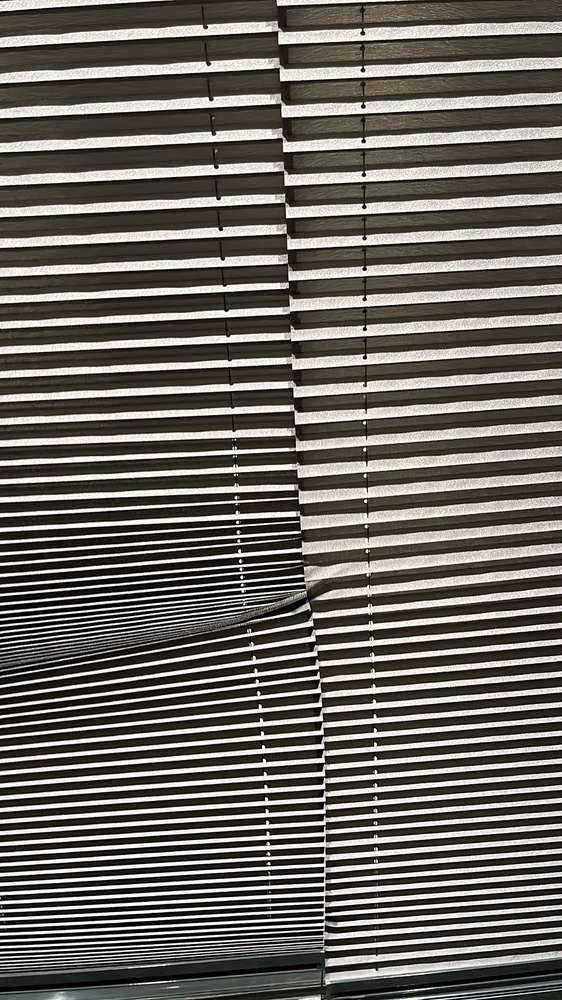
#> input picture hata ayıklama uygulama fotoğraflar/perde4.jpeg, 562 x 1000 px, shrunk from 1152 x 2048 before the run, found by its file name
$ python anaprojeresim4.py
#> lines starting #> are read from the running program, lines starting #| are printed output that depends on the picture; after the words box and inside, x2 and y2 are one past the last pixel; in counts of white or black regions, pixels touching at a corner belong together
import cv2
import numpy as np
import matplotlib.pyplot as plt

# Fotoğrafı oku
resim = cv2.imread("hata ayıklama uygulama fotoğraflar/perde4.jpeg")
#> resim is the input picture: shape (1000, 562, 3); mean B, G, R 97.1, 104.2, 107.5

# 1️⃣ Grileştirme + Kontrast artırma
gri = cv2.cvtColor(resim, cv2.COLOR_BGR2GRAY)
gri_kontrast = cv2.equalizeHist(gri)
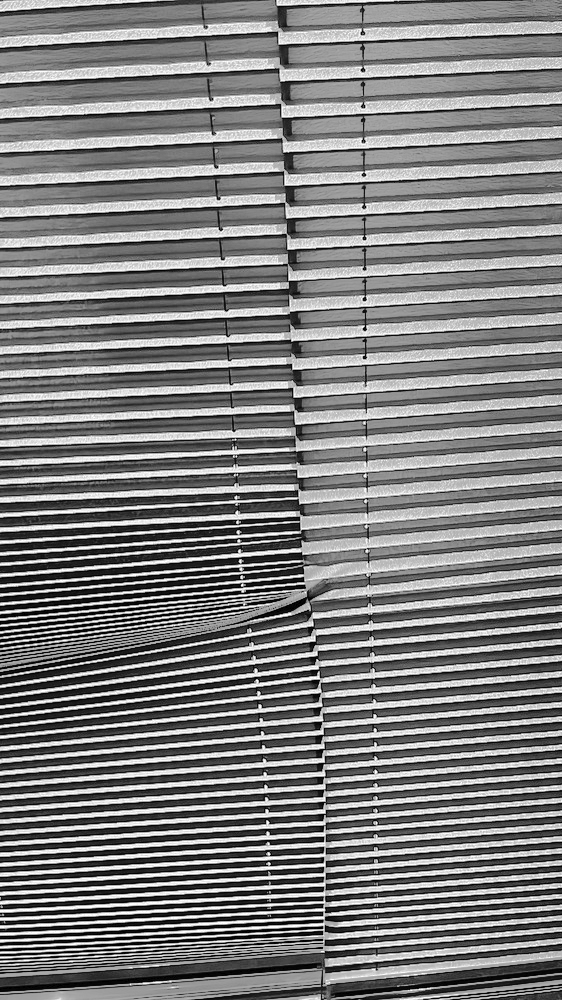
#> gri_kontrast: shape (1000, 562); min 0, max 255, mean 126.7

# 2️⃣ Gaussian Blur
blur = cv2.GaussianBlur(resim, (25, 25), 10)
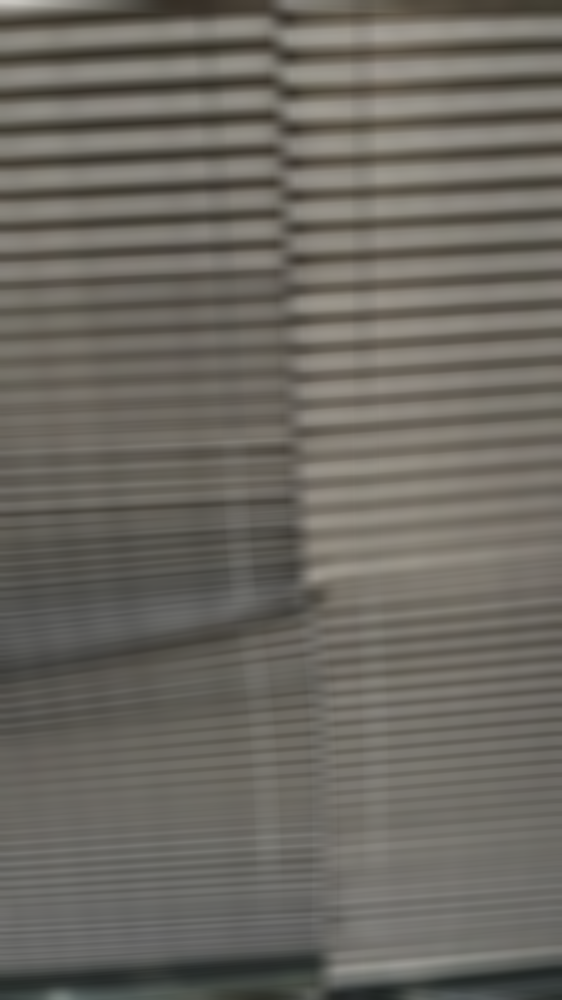
#> blur: shape (1000, 562, 3); mean B, G, R 97.1, 104.2, 107.5

# 3️⃣ Canny Kenar
kenar = cv2.Canny(gri, 30, 100)
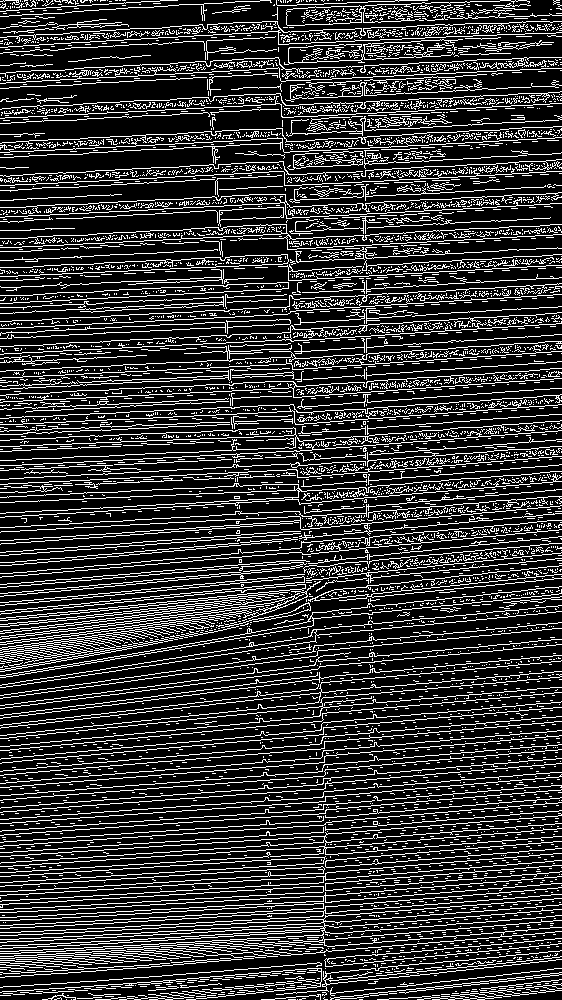
#> kenar: shape (1000, 562); 21.5% white in thin lines or dots

# 4️⃣ Sharpening
kernel_sharp = np.array([[-1, -1, -1],
                         [-1, 9, -1],
                         [-1, -1, -1]])
sharpen = cv2.filter2D(resim, -1, kernel_sharp)
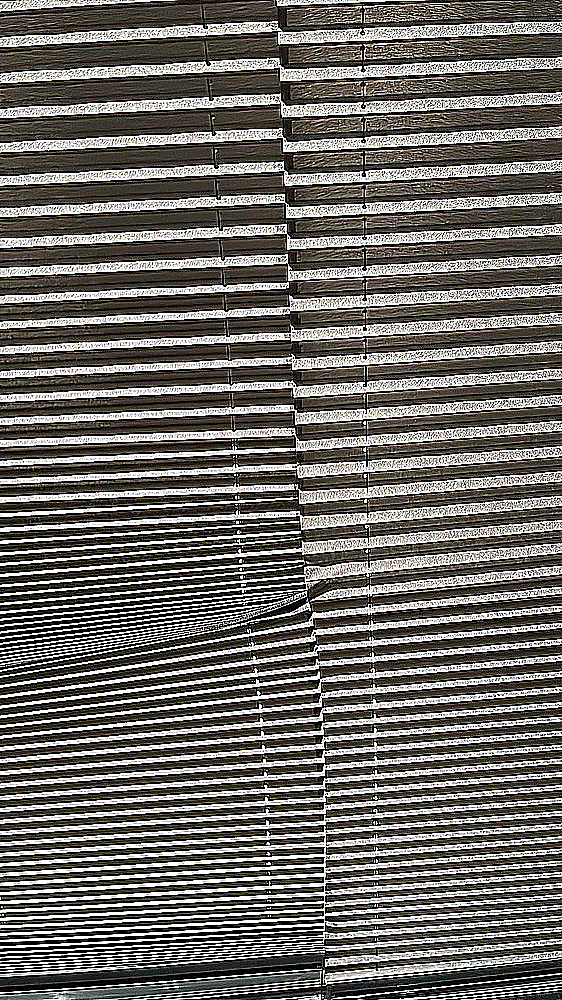
#> sharpen: shape (1000, 562, 3); mean B, G, R 100.3, 105.6, 108.1

# 5️⃣ Thresholding
_, thresh = cv2.threshold(gri_kontrast, 160, 255, cv2.THRESH_BINARY)
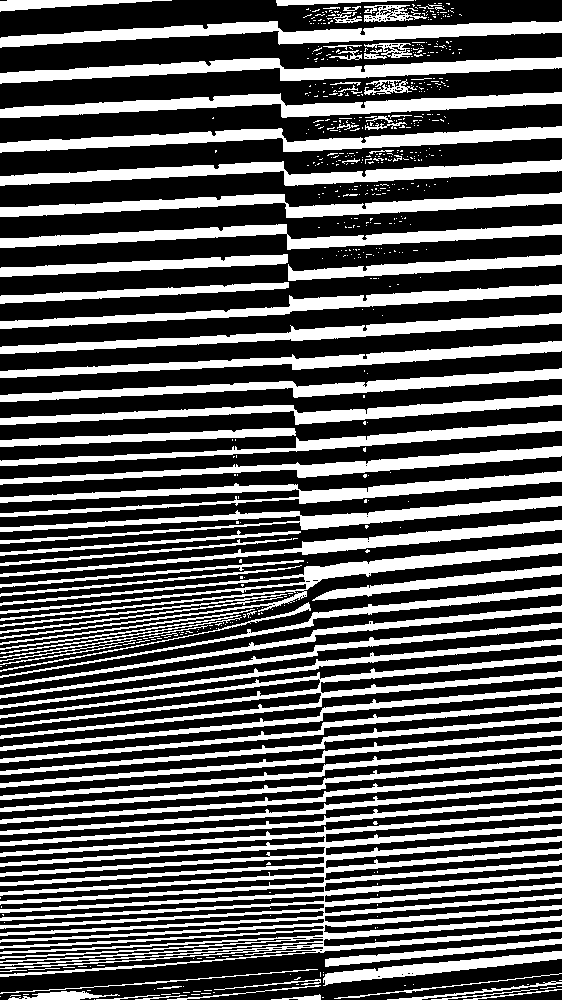
#> thresh: shape (1000, 562); 36.6% white; 607 white regions (517 under 20 px), largest, box (x1, y1, x2, y2) and area: (0, 811, 562, 977) 30858, (0, 655, 562, 739) 6642, (0, 21, 562, 48) 6514

# Görselleri listele
titlelist = ["Orijinal", "Grileştirme + Kontrast", "Gaussian Blur",
             "Canny Kenar", "Sharpening", "Thresholding"]
resimlist = [resim, gri_kontrast, blur, kenar, sharpen, thresh]

# Görselleri ekranda göster
plt.figure(figsize=(12,8))
for i in range(6):
    plt.subplot(2,3,i+1)
    if len(resimlist[i].shape) == 3:
        plt.imshow(cv2.cvtColor(resimlist[i], cv2.COLOR_BGR2RGB))
    else:
        plt.imshow(resimlist[i], cmap="gray")
    plt.title(titlelist[i])
    plt.axis("off")

plt.tight_layout()
plt.show()
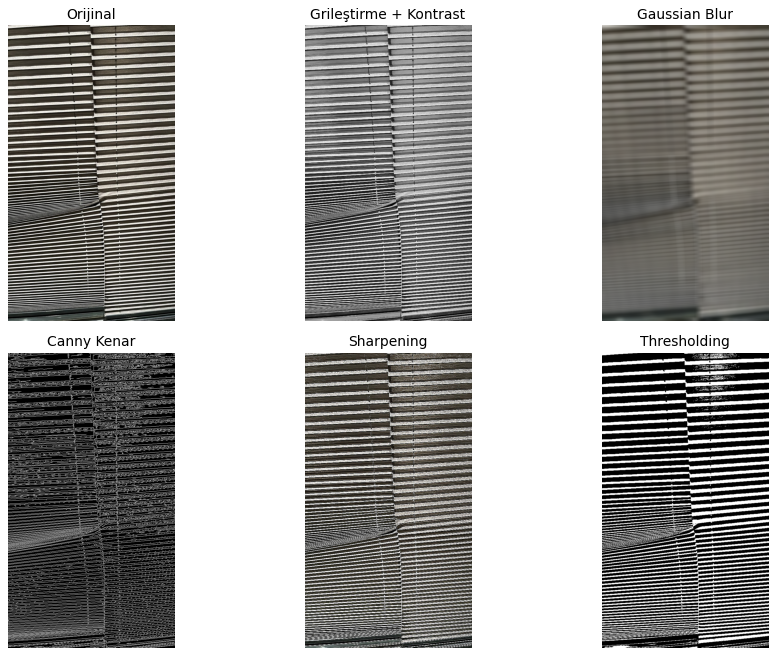
#> figure drawn by matplotlib, 6 panels

$ run again, with hata ayıklama uygulama fotoğraflar/perde1.jpeg copied over hata ayıklama uygulama fotoğraflar/perde4.jpeg
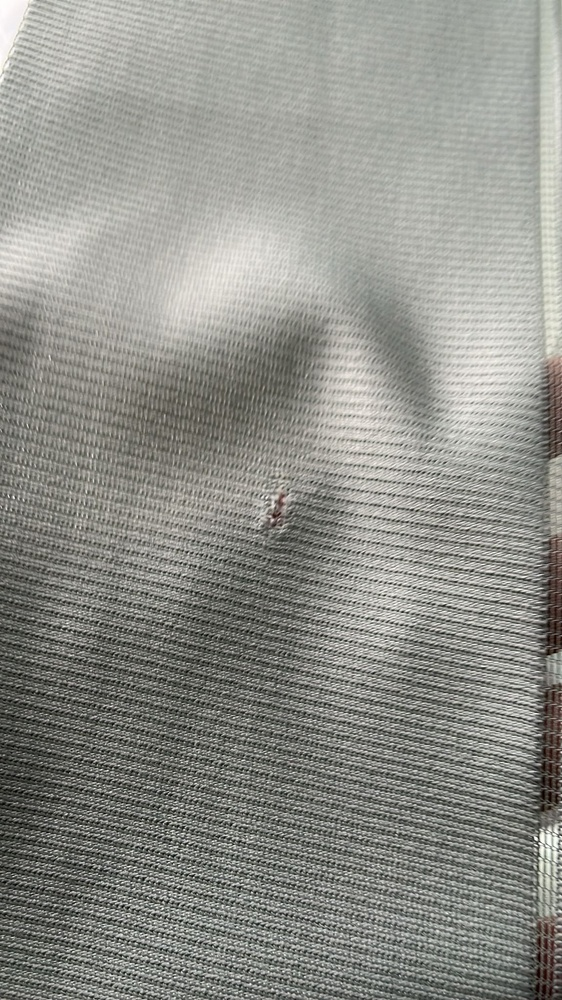
#> input picture hata ayıklama uygulama fotoğraflar/perde1.jpeg, 562 x 1000 px, shrunk from 1152 x 2048 before the run, found by its file name
#> resim is the input picture: shape (1000, 562, 3); mean B, G, R 137.8, 143.7, 143
#> `kenar = cv2.Canny(gri, 30, 100)`:
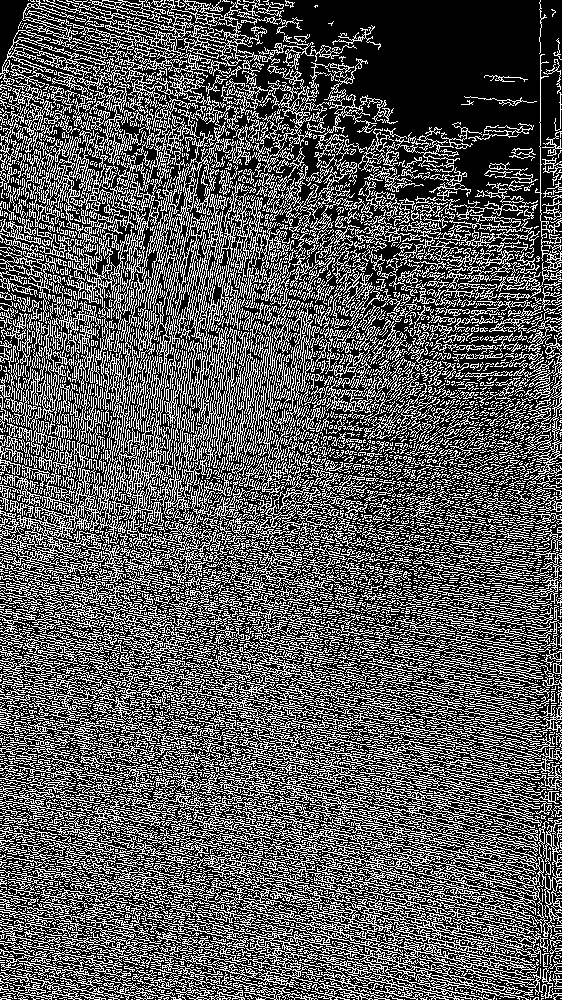
#> kenar: shape (1000, 562); 35.1% white in thin lines or dots
#> `_, thresh = cv2.threshold(gri_kontrast, 160, 255, cv2.THRESH_BINARY)`:
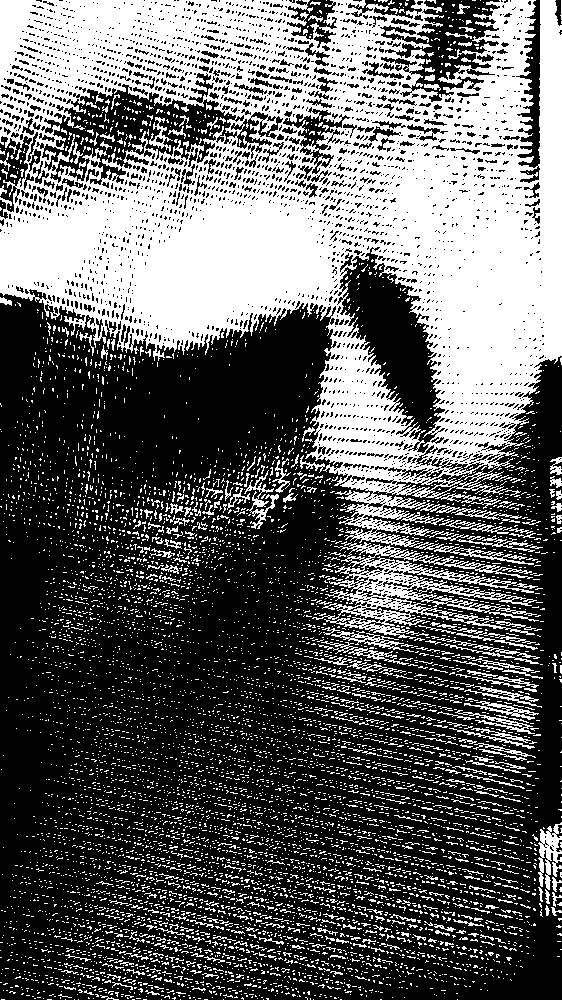
#> thresh: shape (1000, 562); 38.4% white; 8050 white regions (7717 under 20 px), largest, box (x1, y1, x2, y2) and area: (0, 0, 562, 547) 163721, (312, 541, 539, 639) 6869, (538, 822, 562, 890) 843

$ run again, with hata ayıklama uygulama fotoğraflar/perde2.jpeg copied over hata ayıklama uygulama fotoğraflar/perde4.jpeg
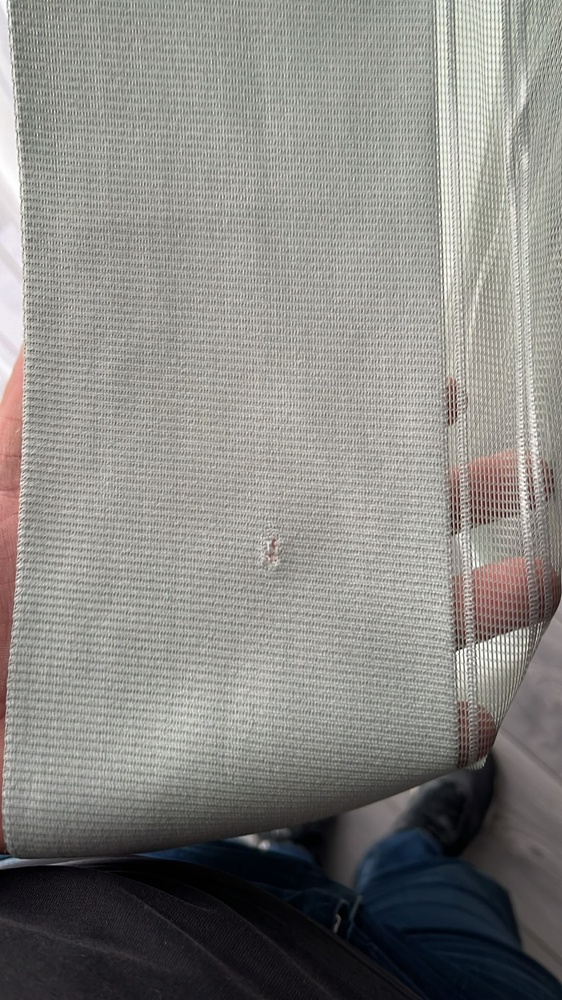
#> input picture hata ayıklama uygulama fotoğraflar/perde2.jpeg, 562 x 1000 px, shrunk from 1152 x 2048 before the run, found by its file name
#> resim is the input picture: shape (1000, 562, 3); mean B, G, R 130.4, 134, 135.1
#> `kenar = cv2.Canny(gri, 30, 100)`:
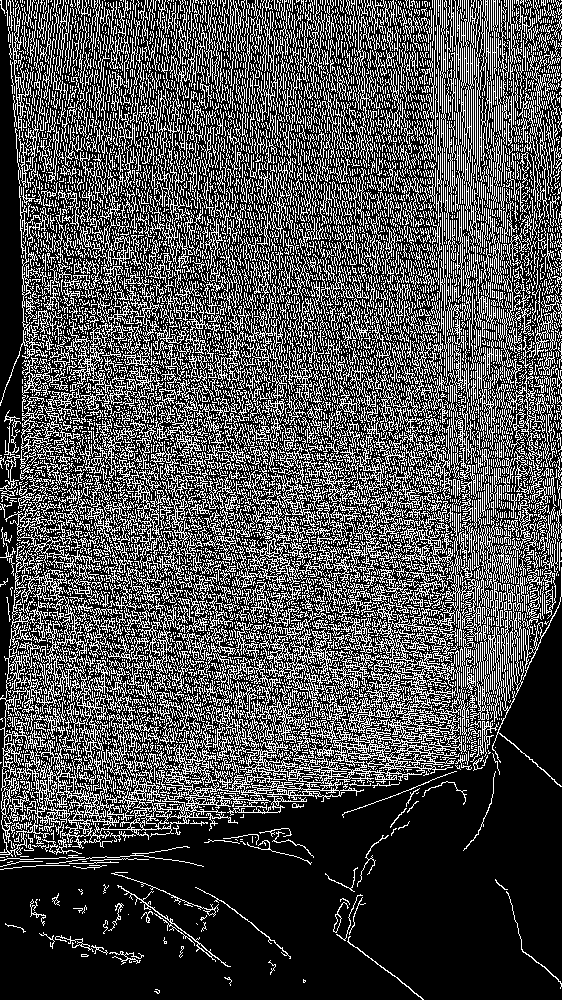
#> kenar: shape (1000, 562); 30.2% white in thin lines or dots
#> `_, thresh = cv2.threshold(gri_kontrast, 160, 255, cv2.THRESH_BINARY)`:
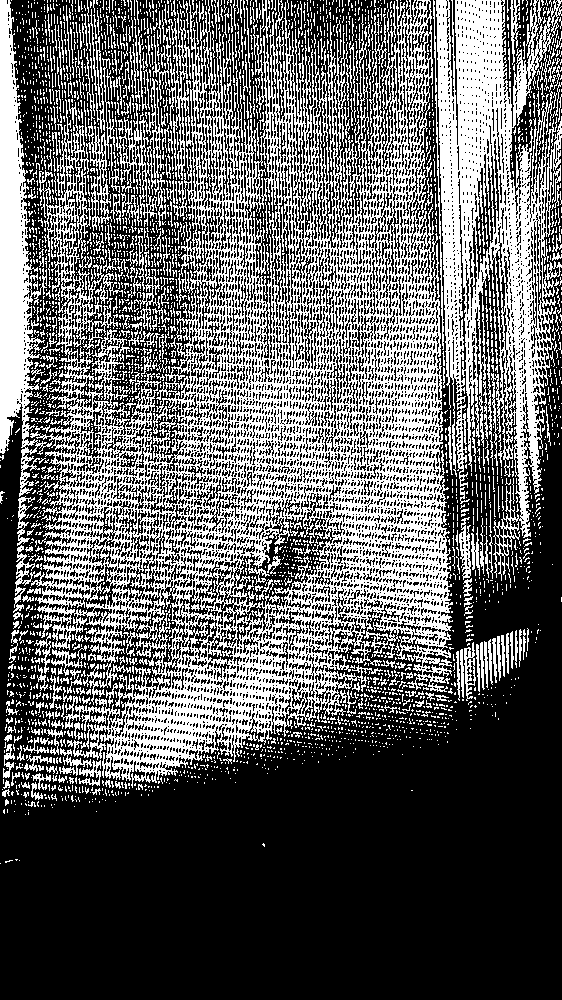
#> thresh: shape (1000, 562); 37.8% white in thin lines or dots, all inside (x1, y1, x2, y2) = (0, 0, 562, 864)

$ run again, with hata ayıklama uygulama fotoğraflar/perde3.jpeg copied over hata ayıklama uygulama fotoğraflar/perde4.jpeg
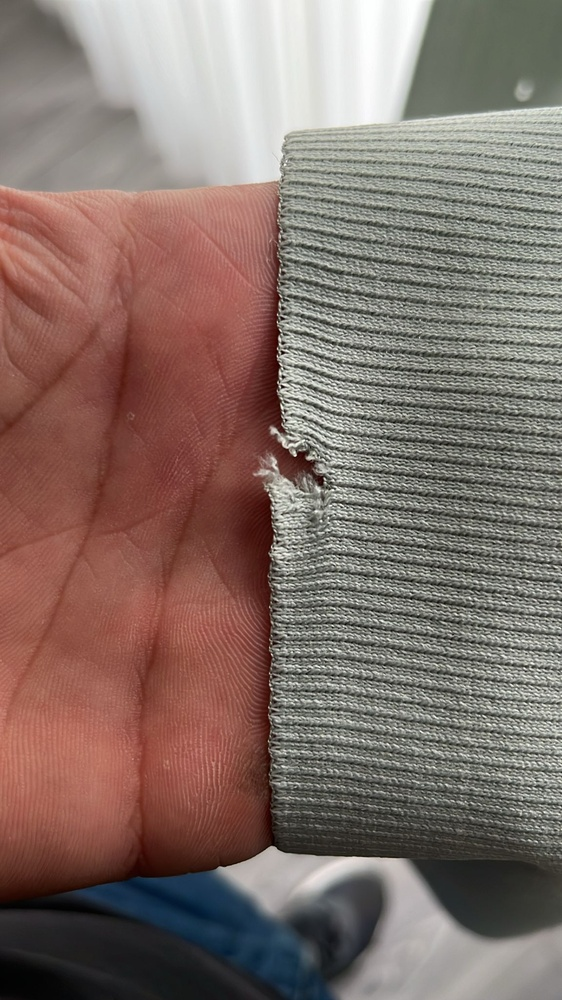
#> input picture hata ayıklama uygulama fotoğraflar/perde3.jpeg, 562 x 1000 px, shrunk from 1152 x 2048 before the run, found by its file name
#> resim is the input picture: shape (1000, 562, 3); mean B, G, R 105.9, 112.7, 131.1
#> `kenar = cv2.Canny(gri, 30, 100)`:
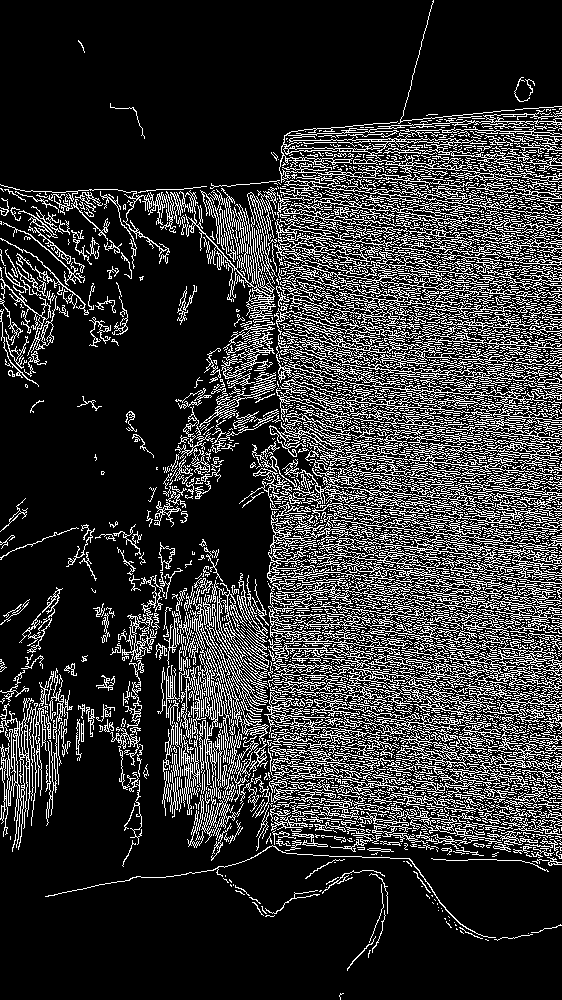
#> kenar: shape (1000, 562); 19.7% white in thin lines or dots
#> `_, thresh = cv2.threshold(gri_kontrast, 160, 255, cv2.THRESH_BINARY)`:
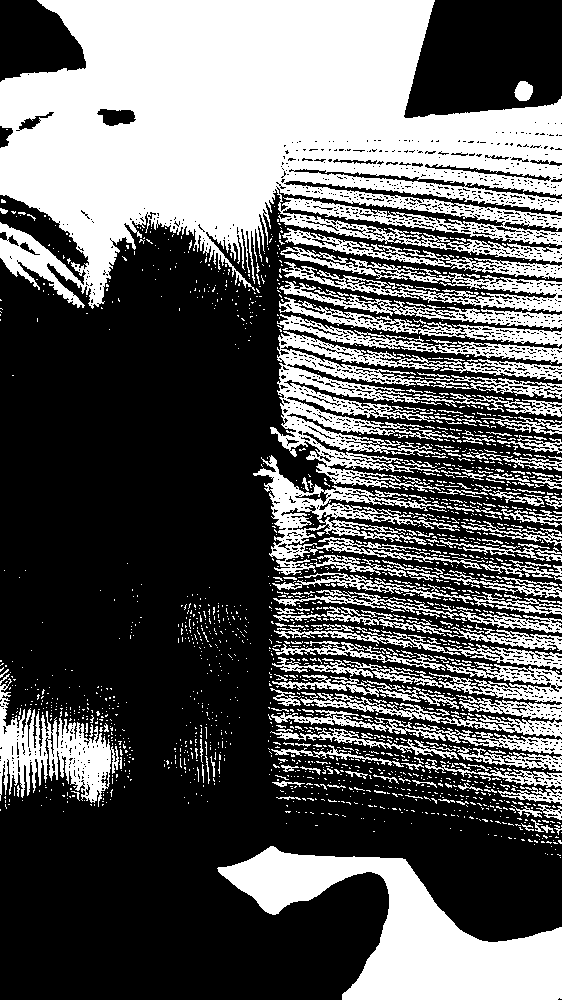
#> thresh: shape (1000, 562); 37.7% white; 1892 white regions (1701 under 20 px), largest, box (x1, y1, x2, y2) and area: (0, 0, 562, 309) 107603, (217, 846, 562, 1000) 22072, (270, 331, 562, 492) 14176
